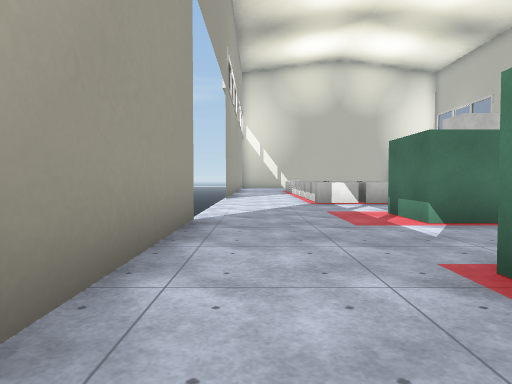
[1] (above)

23 first-person views from a walk through a Unity game level. The camera is 1.2 m above the floor, tilts 2° down and sees 70° across. The floor is counted in squares, 2 m on a side. Each view is taken from the middle of a square. On the plan, view 1 faces up. The plan holds only what a view shows up to about 10 squares ahead; the rest is blank. The place goes on beyond the plan. The player is left out. Some animated figures are not drawn. Some surface patterns are stand-ins.

[2]
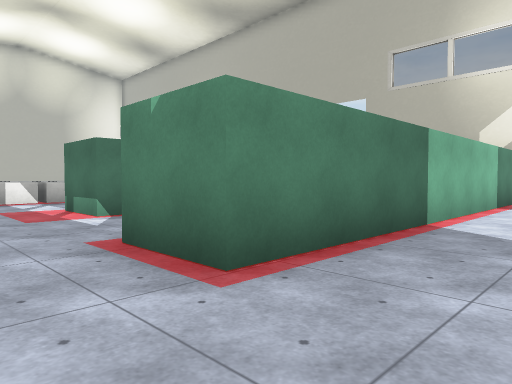

[3]
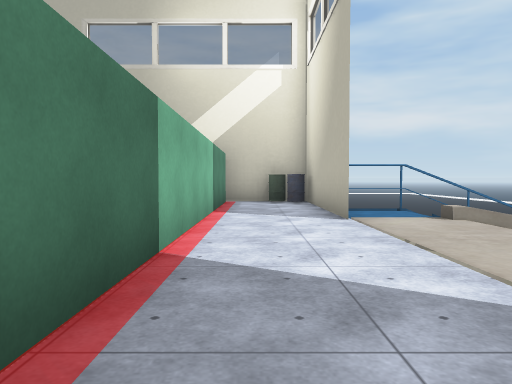

[4]
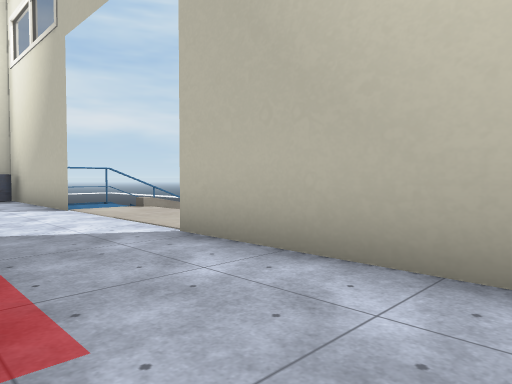

[5]
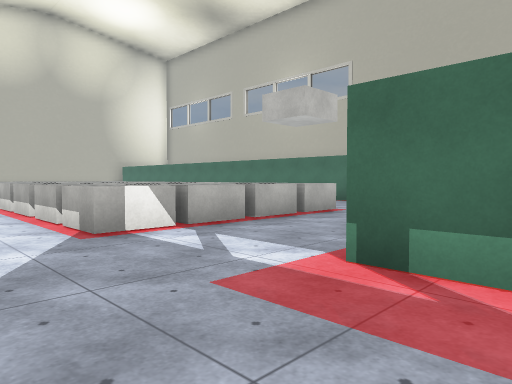

[6]
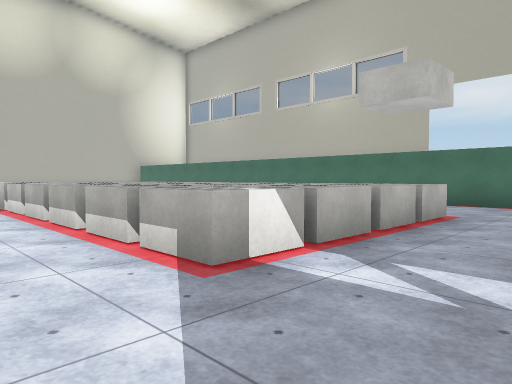

[7]
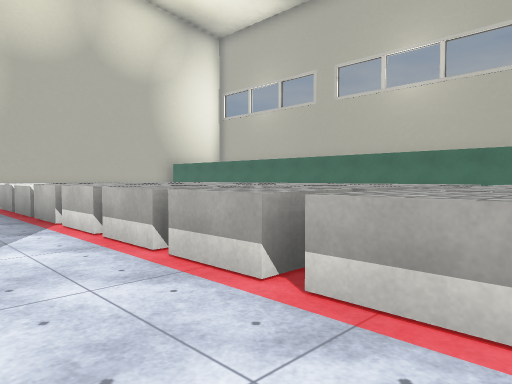

[8]
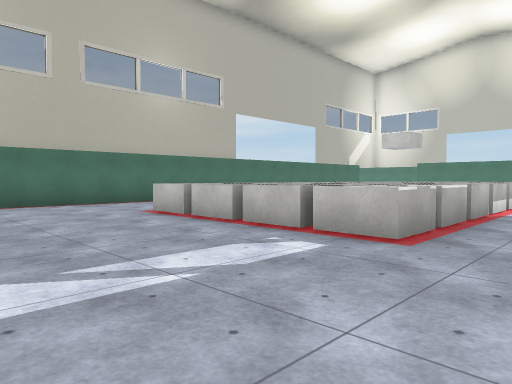

[9]
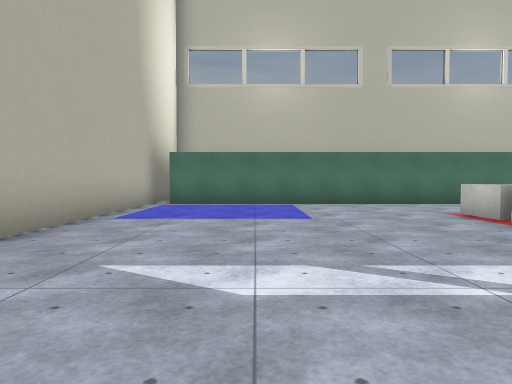

[10]
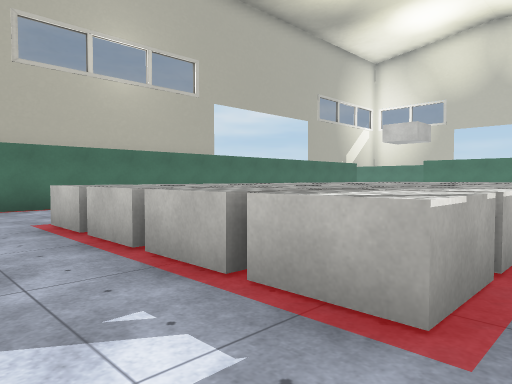

[11]
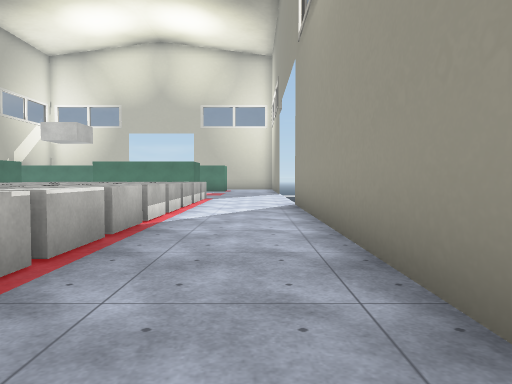

[12]
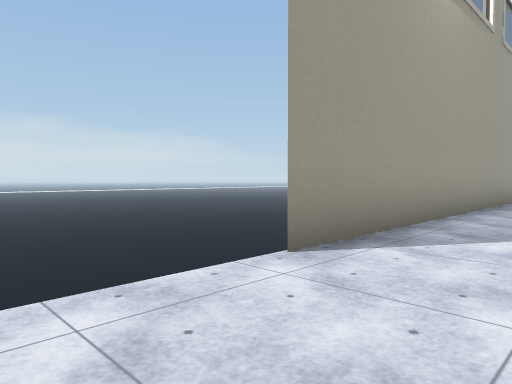

[13]
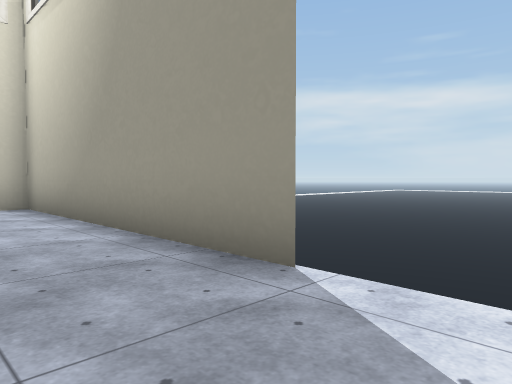

[14]
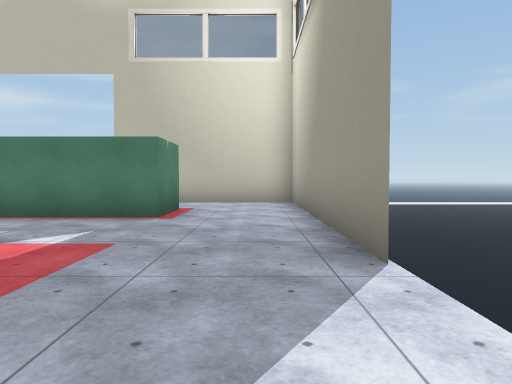

[15]
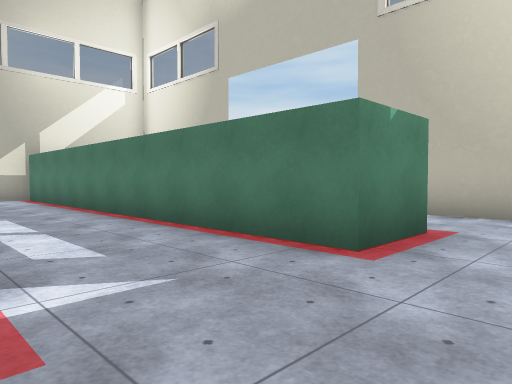

[16]
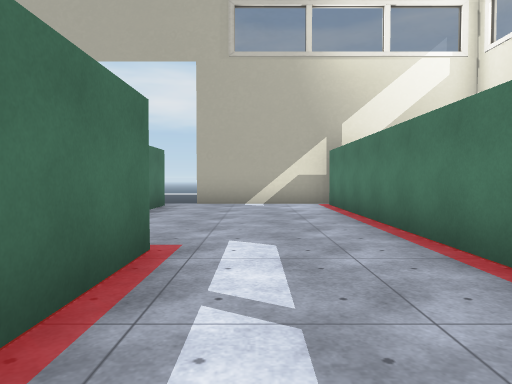

[17]
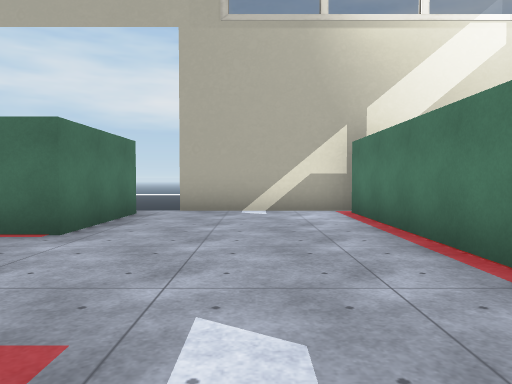

[18]
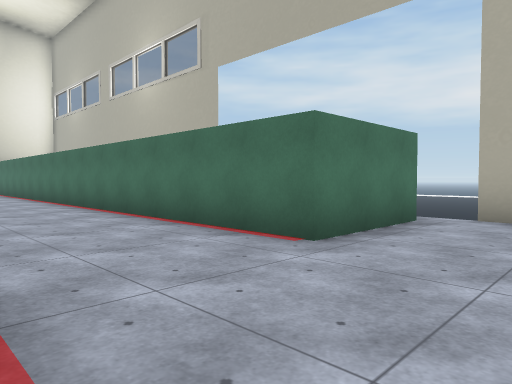

[19]
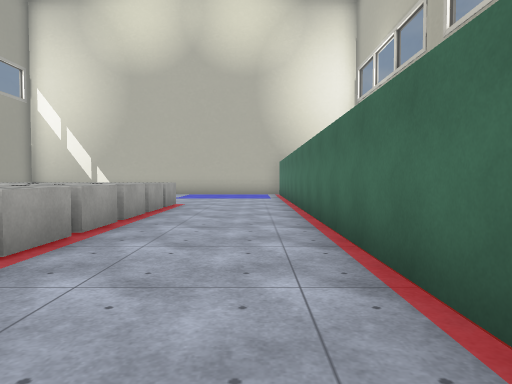

[20]
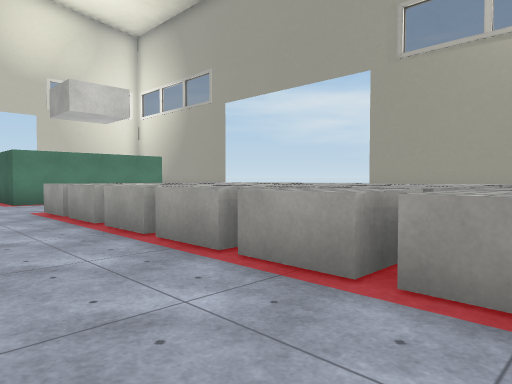

[21]
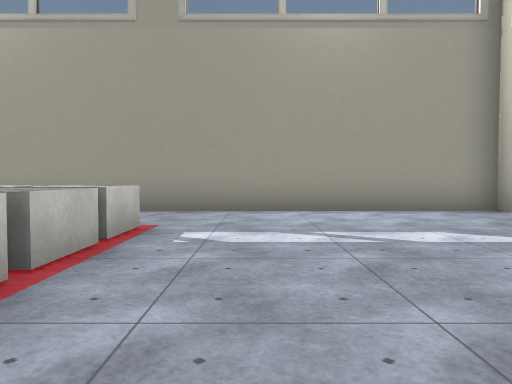

[22]
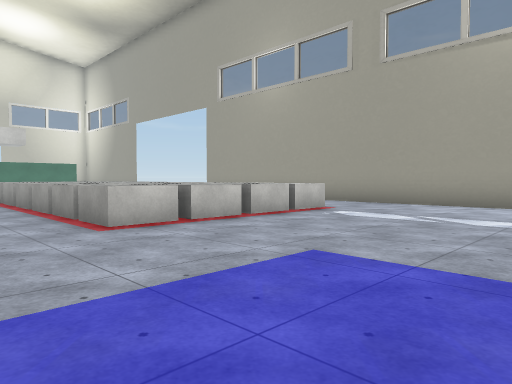

[23]
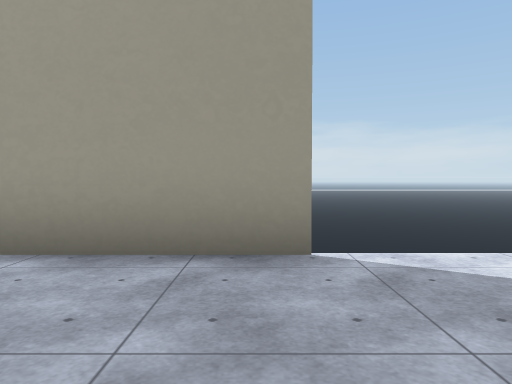

### Floor plan
Key: @ floor where view 1 was taken; # wall or solid block; . main floor; - floor 1.75 m lower than the main floor; _ floor 2.5 m lower than the main floor; v drop or lower ground; B white block; A barrel; O other object.
Columns run from 10 left of view 1 to 12 right of it. Each row starts with its distance up from view 1.
 25          #
 24          #.........#
 23          #.........#
 22          #.........#
 21          #.........#
 20          #.........#
 19          #.........#
 18          #..BBBBB..#
 17          #..BBBBB..#
 16     __   #..BBBBB..#
 15    ___   #..BBBOB..#
 14   ____   #..BBBBB..#
 13  _____   #..BBBBB..#
 12 ______   #..BBBBB..#
 11 ______   v..BBBOB..#
 10   ____   -..BBBOB..#
  9          -..BBBBB..#
  8          -.........#
  7          -.........#
  6    ___   v...####..###.
  5 ______   #...####.....#
  4 ______   #............#
  3  _______ #............#
  2   ______ #..###########
  1    _____ #..###########
  0     ____ #@...........#
 -1     ____ #...........A#
 -2     ___  #####....###

Where each view was taken, in squares from view 1:
view 1: 0 up, 0 right, facing up
view 2: 1 down, 0 right, facing up-right
view 3: 0 up, 2 right, facing right
view 4: 1 up, 0 right, facing down-right
view 5: 5 up, 0 right, facing up-right
view 6: 7 up, 0 right, facing up-right
view 7: 10 up, 0 right, facing up-right
view 8: 22 up, 0 right, facing down-right
view 9: 22 up, 0 right, facing right
view 10: 20 up, 1 right, facing down-right
view 11: 20 up, 0 right, facing down
view 12: 9 up, 1 right, facing up-left
view 13: 7 up, 1 right, facing down-left
view 14: 8 up, 0 right, facing down
view 15: 5 up, 0 right, facing down-right
view 16: 4 up, 3 right, facing right
view 17: 4 up, 5 right, facing right
view 18: 4 up, 6 right, facing up-right
view 19: 10 up, 8 right, facing up
view 20: 16 up, 8 right, facing down-left
view 21: 20 up, 6 right, facing left
view 22: 23 up, 8 right, facing down-left
view 23: 5 up, 2 right, facing left
